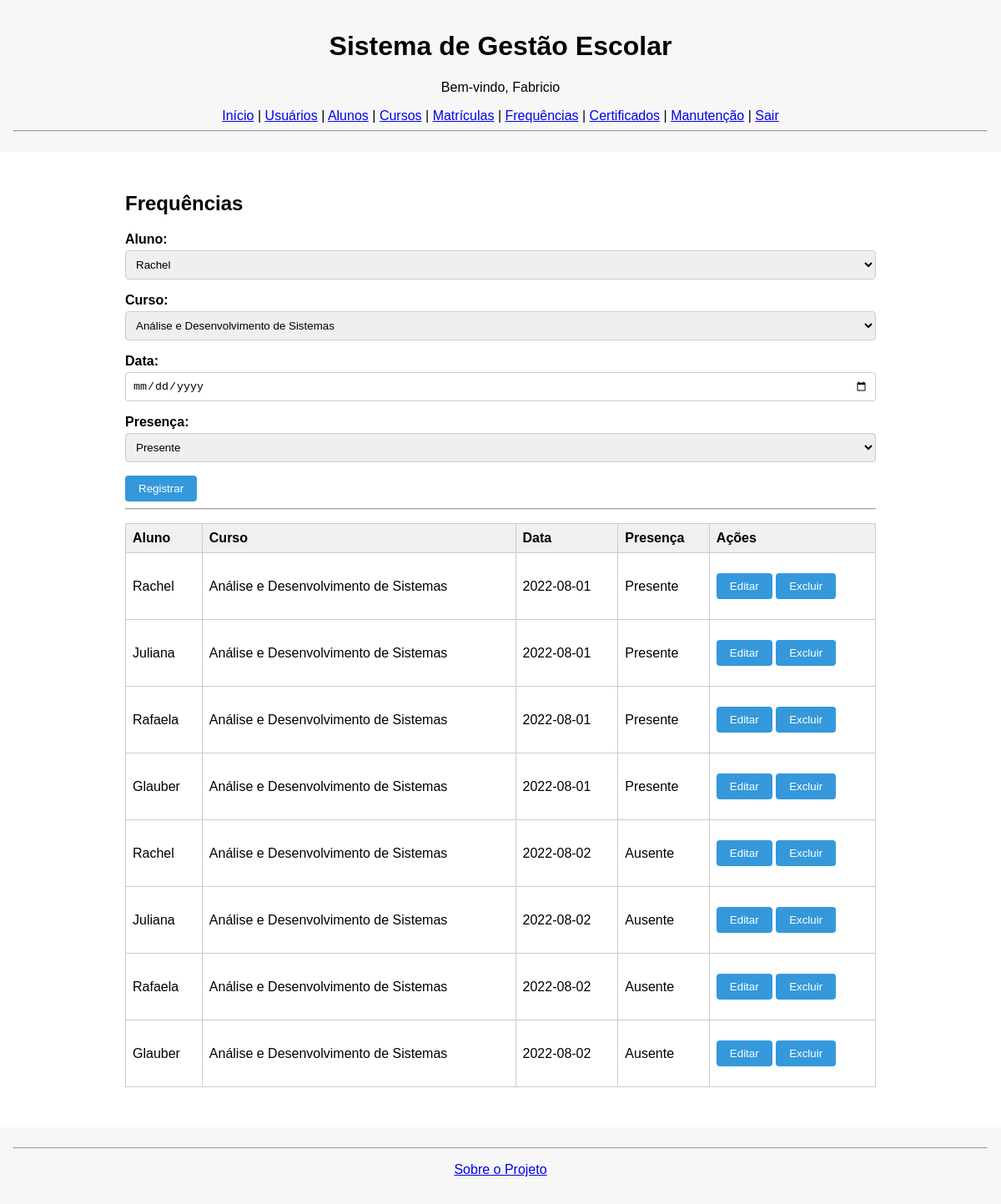
Page /frequencias (signed in) on the earlier database version.
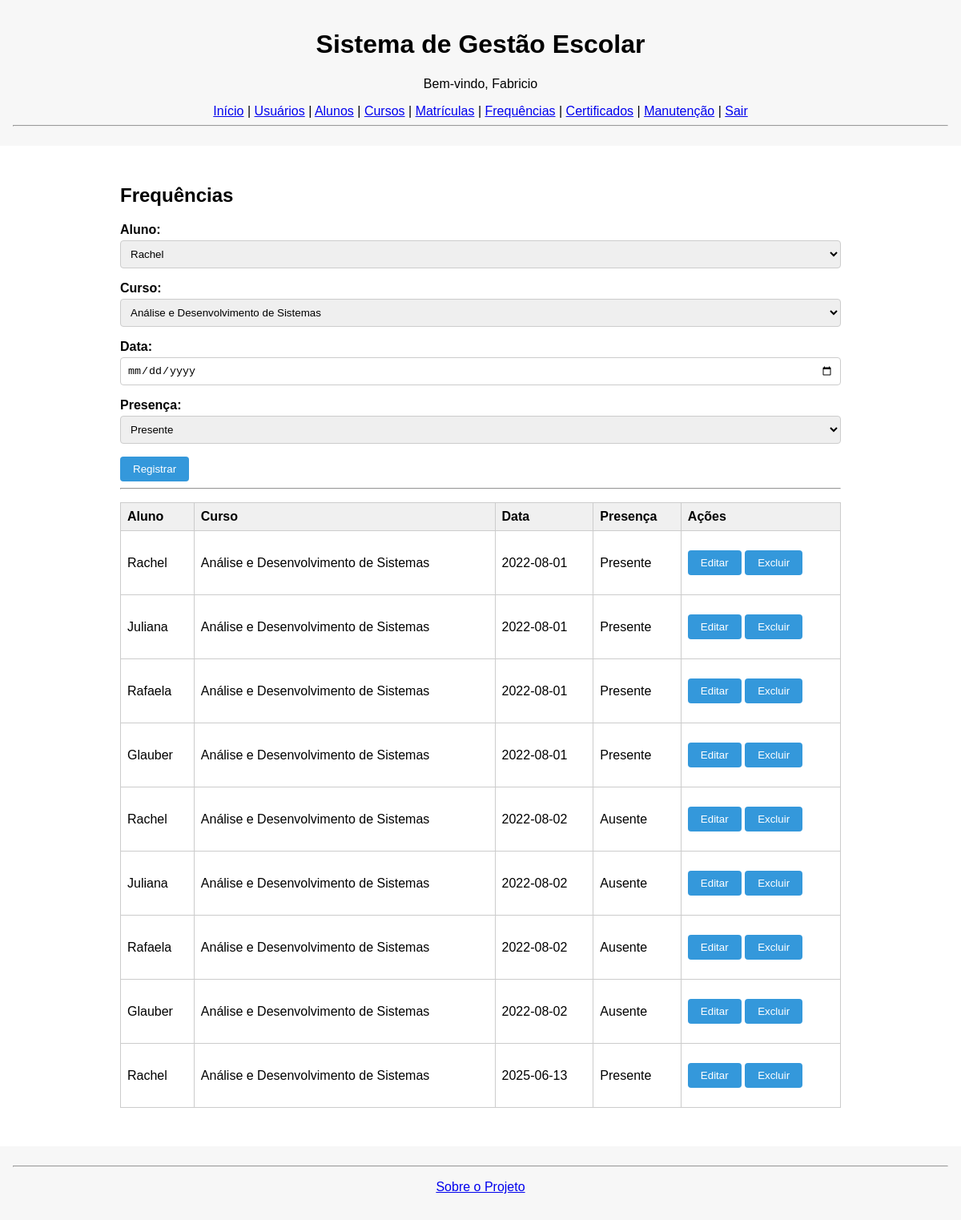
Same page on the later database version.
### tables this page shows
CREATE TABLE usuarios (
            id INTEGER PRIMARY KEY AUTOINCREMENT,
            nome TEXT,
            email TEXT UNIQUE,
            senha TEXT,
            tipo TEXT CHECK(tipo IN ('Admin', 'Professor', 'Secretaria')),
            ativo INTEGER DEFAULT 1,
            created_at DATETIME DEFAULT CURRENT_TIMESTAMP
        );

CREATE TABLE frequencias (
            id INTEGER PRIMARY KEY AUTOINCREMENT,
            aluno_id INTEGER,
            curso_id INTEGER,
            data DATE,
            presenca INTEGER,  -- 1 = presente, 0 = ausente
            FOREIGN KEY (aluno_id) REFERENCES alunos(id),
            FOREIGN KEY (curso_id) REFERENCES cursos(id)
        );

CREATE TABLE alunos (
            id INTEGER PRIMARY KEY AUTOINCREMENT,
            nome TEXT,
            cpf TEXT UNIQUE,
            email TEXT,
            telefone TEXT,
            data_nascimento DATE,
            created_at DATETIME DEFAULT CURRENT_TIMESTAMP
        );

CREATE TABLE cursos (
            id INTEGER PRIMARY KEY AUTOINCREMENT,
            nome TEXT,
            descricao TEXT,
            carga_horaria INTEGER,
            professor_id INTEGER,
            created_at DATETIME DEFAULT CURRENT_TIMESTAMP,
            FOREIGN KEY (professor_id) REFERENCES usuarios(id)
        );

### app.py (the view, shortened to what this page needs)
@app.route('/frequencias', methods=['GET', 'POST'])
def frequencias():
    if 'usuario' not in session:
        return redirect(url_for('login'))
    frequencias = listar_frequencias()
    alunos = listar_alunos()
    cursos = listar_cursos()
    return render_template('frequencias.html', frequencias=frequencias, alunos=alunos, cursos=cursos)

### database.py (called while the page is built)
def conectar():
    con = sqlite3.connect('sge.db')
    con.row_factory = sqlite3.Row
    con.execute("PRAGMA foreign_keys = ON")
    return con

def listar_alunos():
    con = conectar()
    cur = con.cursor()
    cur.execute("SELECT * FROM alunos")
    alunos = cur.fetchall()
    con.close()
    return alunos

def listar_cursos():
    con = conectar()
    cur = con.cursor()
    cur.execute('''
        SELECT cursos.*, usuarios.nome AS professor_nome
        FROM cursos
        LEFT JOIN usuarios ON cursos.professor_id = usuarios.id
    ''')
    cursos = cur.fetchall()
    con.close()
    return cursos

def listar_frequencias():
    con = conectar()
    cur = con.cursor()
    cur.execute('''
        SELECT f.*, a.nome AS aluno_nome, c.nome AS curso_nome
        FROM frequencias f
        JOIN alunos a ON f.aluno_id = a.id
        JOIN cursos c ON f.curso_id = c.id
    ''')
    frequencias = cur.fetchall()
    con.close()
    return frequencias

### templates/frequencias.html (shortened to what this page needs)
{% extends "base.html" %}
{% block content %}
<div class="container">
    <h2>Frequências</h2>
    <form method="POST">
        <div class="form-group">
            <label>Aluno:</label>
            <select name="aluno_id" required>
                {% for a in alunos %}
                    <option value="{{ a.id }}">{{ a.nome }}</option>
                {% endfor %}
            </select>
        </div>
        <div class="form-group">
            <label>Curso:</label>
            <select name="curso_id" required>
                {% for c in cursos %}
                    <option value="{{ c.id }}">{{ c.nome }}</option>
                {% endfor %}
            </select>
        </div>
        <div class="form-group"><label>Data:</label><input type="date" name="data" required></div>
        <div class="form-group">
            <label>Presença:</label>
            <select name="presenca" required>
                <option value="1">Presente</option>
            </select>
        </div>
        <button type="submit">Registrar</button>
    </form>
    <hr>
    <table>
        <thead><tr>
            <th>Aluno</th>
            <th>Curso</th>
            <th>Data</th>
            <th>Presença</th>
            <th>Ações</th>
        </tr></thead>
        <tbody>
            {% for frequencia in frequencias %}
            <tr>
                <td>{{ frequencia['aluno_nome'] }}</td>
                <td>{{ frequencia['curso_nome'] }}</td>
                <td>{{ frequencia['data'] }}</td>
                <td>{{ 'Presente' if frequencia['presenca'] else 'Ausente' }}</td>
                <td>
                    <form action="{{ url_for('editar_frequencia_view', id=frequencia['id']) }}" method="get" style="display:inline;">
                        <button type="submit" class="btn">Editar</button>
                    </form>
                    <form action="{{ url_for('excluir_frequencia_view', id=frequencia['id']) }}" method="post" style="display:inline;">
                        <button type="submit" class="btn" onclick="return confirm('Deseja excluir esta frequência?')">Excluir</button>
                    </form>
                </td>
            </tr>
            {% endfor %}
        </tbody>
    </table>
</div>
{% endblock %}

### templates/base.html (shortened to what this page needs)
<!DOCTYPE html>
<html lang="pt-br">
<head>
    <link rel="stylesheet" href="{{ url_for('static', filename='css/style.css') }}">
</head>
<body>
<header>
    <h1>Sistema de Gestão Escolar</h1>
    {% if session.get('usuario') %}
        <p>Bem-vindo, {{ session['usuario'] }}</p>
        <nav>
            <a href="{{ url_for('dashboard') }}">Início</a> |
            <a href="{{ url_for('usuarios') }}">Usuários</a> |
            <a href="{{ url_for('alunos') }}">Alunos</a> |
            <a href="{{ url_for('cursos') }}">Cursos</a> |
            <a href="{{ url_for('matriculas') }}">Matrículas</a> |
            <a href="{{ url_for('frequencias') }}">Frequências</a> |
            <a href="{{ url_for('certificados') }}">Certificados</a> |
            <a href="{{ url_for('manutencao') }}">Manutenção</a> |
            <a href="{{ url_for('logout') }}">Sair</a>
        </nav>
    {% else %}
        <nav>
            <a href="{{ url_for('login') }}">Login</a> |
        </nav>
    {% endif %}
    <hr>
</header>
    <main>
        {% block content %}{% endblock %}
    </main>
    <footer>
        <hr>
    <p><a href="{{ url_for('sobre') }}">Sobre o Projeto</a></p>
    </footer>
</body>
</html>

### static/css/style.css (style rules this page uses)
body { font-family: Arial, sans-serif; margin: 0; padding: 0; background-color: #ffffff; }
header, footer { text-align: center; padding: 1rem; background-color: #f7f7f7; }
.container { max-width: 900px; margin: 2rem auto; padding: 1rem; background: #fff; border-radius: 8px; }
h2, h3 { margin-top: 0; }
.form-group { margin-bottom: 1rem; }
label { display: block; margin-bottom: 0.25rem; font-weight: bold; }
input[type="text"], input[type="email"], input[type="password"], input[type="date"], input[type="number"], select, textarea { width: 100%; padding: 0.5rem; box-sizing: border-box; border: 1px solid #ccc; border-radius: 4px; }
button, input[type="submit"] { padding: 0.5rem 1rem; background-color: #3498db; color: #fff; border: none; border-radius: 4px; cursor: pointer; }
table { width: 100%; border-collapse: collapse; margin-top: 1rem; }
th, td { border: 1px solid #ccc; padding: 0.5rem; text-align: left; }
th { background-color: #f0f0f0; }
.btn { display: inline-block; margin: 1rem 0; padding: 0.5rem 1rem; background-color: #3498db; color: white; text-decoration: none; border-radius: 4px; }

Differences in the rows shown:
added frequencias: aluno_nome "Rachel", curso_nome "Análise e Desenvolvimento de Sistemas", data "2025-06-13", presenca "Presente"
